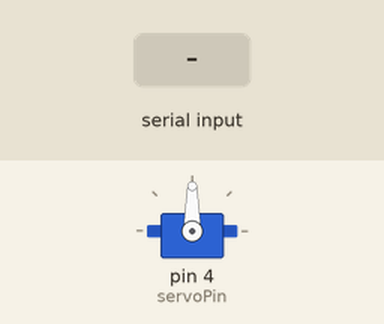
Bench run of a sketch on a simulated Arduino Uno, built with avr-gcc and run on an emulated ATmega328P. On the bench: servo. The test bench sets the inputs (shaded band). What the sketch prints to the serial monitor is not drawn.

Above: at 1.2 s.
1.3 s: "0" received over Serial
At 1.8 s:
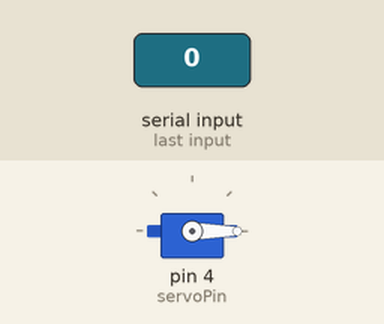
2.8 s: "1" received over Serial
At 4.1 s:
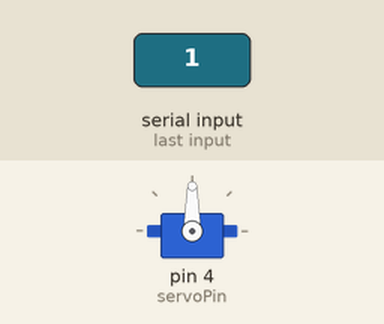
Timing chart, 0 to 5.8 s (numbered marks = the images above; inputs shaded):
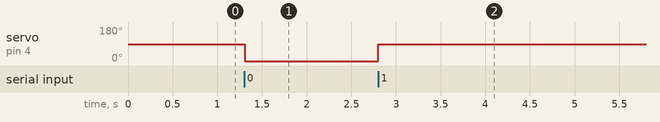

Measured:
- after the input at 1.3 s, servo on pin 4 (servoPin): 90° → 0° at once
- after the input at 2.8 s, servo on pin 4 (servoPin): 0° → 90° at once

The sketch:

Blue_Ard.ino
```cpp
#define servoPin 4

#include <Servo.h>

Servo webo;
int angle=300;

void setup() {
  webo.attach(servoPin);
  Serial.begin(9600);

}

void loop() {
  //webo.write(0);
  if(Serial.available() > 0){
    angle = Serial.read();
    //angle = angle-48;
  }

  if(angle == '0'){
    webo.write(0);
    Serial.println("SERVO EN 0");
    angle=300;
  }else if(angle=='1'){
    webo.write(90);
    Serial.println("SERVO EN 90");
    angle=300;
  }
  else{
    Serial.println("SIN CAMBIO");
  }
}
```
